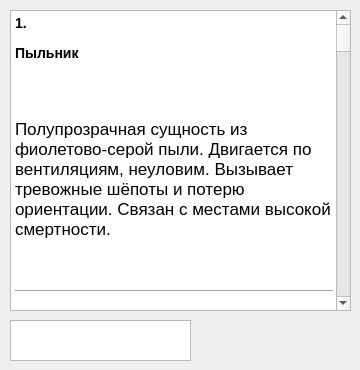
   <widget class="QWidget" name="Location">
    <attribute name="title">
     <string>Location</string>
    </attribute>
    <widget class="QTextEdit" name="textEdit_3">
     <property name="geometry">
      <rect>
       <x>10</x>
       <y>320</y>
       <width>181</width>
       <height>41</height>
      </rect>
     </property>
    </widget>
    <widget class="QTextEdit" name="textEdit_4">
     <property name="geometry">
      <rect>
       <x>10</x>
       <y>10</y>
       <width>341</width>
       <height>301</height>
      </rect>
     </property>
     <property name="html">
      <string>&lt;!DOCTYPE HTML PUBLIC &quot;-//W3C//DTD HTML 4.0//EN&quot; &quot;http://www.w3.org/TR/REC-html40/strict.dtd&quot;&gt;
&lt;html&gt;&lt;head&gt;&lt;meta name=&quot;qrichtext&quot; content=&quot;1&quot; /&gt;&lt;meta charset=&quot;utf-8&quot; /&gt;&lt;style type=&quot;text/css&quot;&gt;
p, li { white-space: pre-wrap; }
hr { height: 1px; border-width: 0; }
li.unchecked::marker { content: &quot;\2610&quot;; }
li.checked::marker { content: &quot;\2612&quot;; }
&lt;/style&gt;&lt;/head&gt;&lt;body style=&quot; font-family:'Segoe UI'; font-size:9pt; font-weight:400; font-style:normal;&quot;&gt;
&lt;h3 style=&quot; margin-top:14px; margin-bottom:12px; margin-left:0px; margin-right:0px; -qt-block-indent:0; text-indent:0px;&quot;&gt;&lt;span style=&quot; font-family:'.AppleSystemUIFont'; font-size:13pt; font-weight:700;&quot;&gt;1. &lt;/span&gt;&lt;/h3&gt;
&lt;h3 style=&quot; margin-top:14px; margin-bottom:12px; margin-left:0px; margin-right:0px; -qt-block-indent:0; text-indent:0px;&quot;&gt;&lt;span style=&quot; font-family:'.AppleSystemUIFont'; font-size:13pt; font-weight:700;&quot;&gt;Пыльник&lt;/span&gt;&lt;/h3&gt;
&lt;p style=&quot; margin-top:12px; margin-bottom:12px; margin-left:0px; margin-right:0px; -qt-block-indent:0; text-indent:0px;&quot;&gt;&lt;span style=&quot; font-family:'.AppleSystemUIFont'; font-size:13pt;&quot;&gt;&lt;br /&gt;&lt;/span&gt;&lt;/p&gt;
&lt;p style=&quot; margin-top:12px; margin-bottom:12px; margin-left:0px; margin-right:0px; -qt-block-indent:0; text-indent:0px;&quot;&gt;&lt;span style=&quot; font-family:'.AppleSystemUIFont'; font-size:13pt;&quot;&gt;Полупрозрачная сущность из фиолетово-серой пыли. Двигается по вентиляциям, неуловим. Вызывает тревожные шёпоты и потерю ориентации. Связан с местами высокой смертности.&lt;/span&gt;&lt;/p&gt;
&lt;p style=&quot;-qt-paragraph-type:empty; margin-top:12px; margin-bottom:12px; margin-left:0px; margin-right:0px; -qt-block-indent:0; text-indent:0px; font-family:'.AppleSystemUIFont'; font-size:13pt;&quot;&gt;&lt;br /&gt;&lt;/p&gt;
&lt;hr /&gt;
&lt;h3 style=&quot; margin-top:14px; margin-bottom:12px; margin-left:0px; margin-right:0px; -qt-block-indent:0; text-indent:0px;&quot;&gt;&lt;span style=&quot; font-family:'.AppleSystemUIFont'; font-size:13pt; font-weight:700;&quot;&gt;2. &lt;/span&gt;&lt;/h3&gt;
&lt;h3 style=&quot; margin-top:14px; margin-bottom:12px; margin-left:0px; margin-right:0px; -qt-block-indent:0; text-indent:0px;&quot;&gt;&lt;span style=&quot; font-family:'.AppleSystemUIFont'; font-size:13pt; font-weight:700;&quot;&gt;Масочники&lt;/span&gt;&lt;/h3&gt;
&lt;p style=&quot; margin-top:12px; margin-bottom:12px; margin-left:0px; margin-right:0px; -qt-block-indent:0; text-indent:0px;&quot;&gt;&lt;span style=&quot; font-family:'.AppleSystemUIFont'; font-size:13pt;&quot;&gt;&lt;br /&gt;&lt;/span&gt;&lt;/p&gt;
&lt;p style=&quot; margin-top:12px; margin-bottom:12px; margin-left:0px; margin-right:0px; -qt-block-indent:0; text-indent:0px;&quot;&gt;&lt;span style=&quot; font-family:'.AppleSystemUIFont'; font-size:13pt;&quot;&gt;Фигуры в театральных масках. Ходят ночами по запечатанным этажам. Кто вступает в контакт — рискует потерять личность. Поведение похоже на ритуальные танцы.&lt;/span&gt;&lt;/p&gt;
&lt;p style=&quot;-qt-paragraph-type:empty; margin-top:12px; margin-bottom:12px; margin-left:0px; margin-right:0px; -qt-block-indent:0; text-indent:0px; font-family:'.AppleSystemUIFont'; font-size:13pt;&quot;&gt;&lt;br /&gt;&lt;/p&gt;
&lt;hr /&gt;
&lt;h3 style=&quot; margin-top:14px; margin-bottom:12px; margin-left:0px; margin-right:0px; -qt-block-indent:0; text-indent:0px;&quot;&gt;&lt;span style=&quot; font-family:'.AppleSystemUIFont'; font-size:13pt; font-weight:700;&quot;&gt;3. &lt;/span&gt;&lt;/h3&gt;
&lt;h3 style=&quot; margin-top:14px; margin-bottom:12px; margin-left:0px; margin-right:0px; -qt-block-indent:0; text-indent:0px;&quot;&gt;&lt;span style=&quot; font-family:'.AppleSystemUIFont'; font-size:13pt; font-weight:700;&quot;&gt;Ходячая Книга&lt;/span&gt;&lt;/h3&gt;
&lt;p style=&quot; margin-top:12px; margin-bottom:12px; margin-left:0px; margin-right:0px; -qt-block-indent:0; text-indent:0px;&quot;&gt;&lt;span style=&quot; font-family:'.AppleSystemUIFont'; font-size:13pt;&quot;&gt;&lt;br /&gt;&lt;/span&gt;&lt;/p&gt;
&lt;p style=&quot; margin-top:12px; margin-bottom:12px; margin-left:0px; margin-right:0px; -qt-block-indent:0; text-indent:0px;&quot;&gt;&lt;span style=&quot; font-family:'.AppleSystemUIFont'; font-size:13pt;&quot;&gt;Появляется в квартирах, исчезает через день. Кто читает — пропадает. Страницы заполняются именами жертв. Вероятно, создана Самосбором как ловушка.&lt;/span&gt;&lt;/p&gt;
&lt;p style=&quot;-qt-paragraph-type:empty; margin-top:12px; margin-bottom:12px; margin-left:0px; margin-right:0px; -qt-block-indent:0; text-indent:0px; font-family:'.AppleSystemUIFont'; font-size:13pt;&quot;&gt;&lt;br /&gt;&lt;/p&gt;
&lt;hr /&gt;
&lt;h3 style=&quot; margin-top:14px; margin-bottom:12px; margin-left:0px; margin-right:0px; -qt-block-indent:0; text-indent:0px;&quot;&gt;&lt;span style=&quot; font-family:'.AppleSystemUIFont'; font-size:13pt; font-weight:700;&quot;&gt;4. &lt;/span&gt;&lt;/h3&gt;
&lt;h3 style=&quot; margin-top:14px; margin-bottom:12px; margin-left:0px; margin-right:0px; -qt-block-indent:0; text-indent:0px;&quot;&gt;&lt;span style=&quot; font-family:'.AppleSystemUIFont'; font-size:13pt; font-weight:700;&quot;&gt;Псевдодвери&lt;/span&gt;&lt;/h3&gt;
&lt;p style=&quot; margin-top:12px; margin-bottom:12px; margin-left:0px; margin-right:0px; -qt-block-indent:0; text-indent:0px;&quot;&gt;&lt;span style=&quot; font-family:'.AppleSystemUIFont'; font-size:13pt;&quot;&gt;&lt;br /&gt;&lt;/span&gt;&lt;/p&gt;
&lt;p style=&quot; margin-top:12px; margin-bottom:12px; margin-left:0px; margin-right:0px; -qt-block-indent:0; text-indent:0px;&quot;&gt;&lt;span style=&quot; font-family:'.AppleSystemUIFont'; font-size:13pt;&quot;&gt;Двери, ведущие каждый раз в разные места: от пустых коридоров до чернильной темноты. Иногда “живые”, могут “закрыть” за путником путь обратно.&lt;/span&gt;&lt;/p&gt;
&lt;p style=&quot;-qt-paragraph-type:empty; margin-top:12px; margin-bottom:12px; margin-left:0px; margin-right:0px; -qt-block-indent:0; text-indent:0px; font-family:'.AppleSystemUIFont'; font-size:13pt;&quot;&gt;&lt;br /&gt;&lt;/p&gt;
&lt;hr /&gt;
&lt;h3 style=&quot; margin-top:14px; margin-bottom:12px; margin-left:0px; margin-right:0px; -qt-block-indent:0; text-indent:0px;&quot;&gt;&lt;span style=&quot; font-family:'.AppleSystemUIFont'; font-size:13pt; font-weight:700;&quot;&gt;5. &lt;/span&gt;&lt;/h3&gt;
&lt;h3 style=&quot; margin-top:14px; margin-bottom:12px; margin-left:0px; margin-right:0px; -qt-block-indent:0; text-indent:0px;&quot;&gt;&lt;span style=&quot; font-family:'.AppleSystemUIFont'; font-size:13pt; font-weight:700;&quot;&gt;Сетевой&lt;/span&gt;&lt;/h3&gt;
&lt;p style=&quot; margin-top:12px; margin-bottom:12px; margin-left:0px; margin-right:0px; -qt-block-indent:0; text-indent:0px;&quot;&gt;&lt;span style=&quot; font-family:'.AppleSystemUIFont'; font-size:13pt;&quot;&gt;&lt;br /&gt;&lt;/span&gt;&lt;/p&gt;
&lt;p style=&quot; margin-top:12px; margin-bottom:12px; margin-left:0px; margin-right:0px; -qt-block-indent:0; text-indent:0px;&quot;&gt;&lt;span style=&quot; font-family:'.AppleSystemUIFont'; font-size:13pt;&quot;&gt;Существо, сросшееся с системой вещания. Контролирует динамики, свет, сигнал тревоги. Может говорить голосом умерших. Предположительно, это остаток сознания бывшего диктора.&lt;/span&gt;&lt;/p&gt;
&lt;p style=&quot;-qt-paragraph-type:empty; margin-top:12px; margin-bottom:12px; margin-left:0px; margin-right:0px; -qt-block-indent:0; text-indent:0px; font-family:'.AppleSystemUIFont'; font-size:13pt;&quot;&gt;&lt;br /&gt;&lt;/p&gt;
&lt;hr /&gt;
&lt;h3 style=&quot; margin-top:14px; margin-bottom:12px; margin-left:0px; margin-right:0px; -qt-block-indent:0; text-indent:0px;&quot;&gt;&lt;span style=&quot; font-family:'.AppleSystemUIFont'; font-size:13pt; font-weight:700;&quot;&gt;6. &lt;/span&gt;&lt;/h3&gt;
&lt;h3 style=&quot; margin-top:14px; margin-bottom:12px; margin-left:0px; margin-right:0px; -qt-block-indent:0; text-indent:0px;&quot;&gt;&lt;span style=&quot; font-family:'.AppleSystemUIFont'; font-size:13pt; font-weight:700;&quot;&gt;Прожорливый Узел&lt;/span&gt;&lt;/h3&gt;
&lt;p style=&quot; margin-top:12px; margin-bottom:12px; margin-left:0px; margin-right:0px; -qt-block-indent:0; text-indent:0px;&quot;&gt;&lt;span style=&quot; font-family:'.AppleSystemUIFont'; font-size:13pt;&quot;&gt;&lt;br /&gt;&lt;/span&gt;&lt;/p&gt;
&lt;p style=&quot; margin-top:12px; margin-bottom:12px; margin-left:0px; margin-right:0px; -qt-block-indent:0; text-indent:0px;&quot;&gt;&lt;span style=&quot; font-family:'.AppleSystemUIFont'; font-size:13pt;&quot;&gt;Аномальная труба или узел коммуникаций, которая затягивает всё живое. Появляется в техпомещениях. Пищит, стонет, будто живая. Может быть паразитом на теле Гигахрущёвки.&lt;/span&gt;&lt;/p&gt;
&lt;p style=&quot;-qt-paragraph-type:empty; margin-top:12px; margin-bottom:12px; margin-left:0px; margin-right:0px; -qt-block-indent:0; text-indent:0px; font-family:'.AppleSystemUIFont'; font-size:13pt;&quot;&gt;&lt;br /&gt;&lt;/p&gt;
&lt;hr /&gt;
&lt;h3 style=&quot; margin-top:14px; margin-bottom:12px; margin-left:0px; margin-right:0px; -qt-block-indent:0; text-indent:0px;&quot;&gt;&lt;span style=&quot; font-family:'.AppleSystemUIFont'; font-size:13pt; font-weight:700;&quot;&gt;7. &lt;/span&gt;&lt;/h3&gt;
&lt;h3 style=&quot; margin-top:14px; margin-bottom:12px; margin-left:0px; margin-right:0px; -qt-block-indent:0; text-indent:0px;&quot;&gt;&lt;span style=&quot; font-family:'.AppleSystemUIFont'; font-size:13pt; font-weight:700;&quot;&gt;Тень Самосбора&lt;/span&gt;&lt;/h3&gt;
&lt;p style=&quot; margin-top:12px; margin-bottom:12px; margin-left:0px; margin-right:0px; -qt-block-indent:0; text-indent:0px;&quot;&gt;&lt;span style=&quot; font-family:'.AppleSystemUIFont'; font-size:13pt;&quot;&gt;&lt;br /&gt;&lt;/span&gt;&lt;/p&gt;
&lt;p style=&quot; margin-top:12px; margin-bottom:12px; margin-left:0px; margin-right:0px; -qt-block-indent:0; text-indent:0px;&quot;&gt;&lt;span style=&quot; font-family:'.AppleSystemUIFont'; font-size:13pt;&quot;&gt;Силуэт погибшего, повторяющий последние действия. Неопасен напрямую, но может вызвать психологический срыв. Иногда они “смотрят в ответ”…&lt;/span&gt;&lt;/p&gt;
&lt;p style=&quot;-qt-paragraph-type:empty; margin-top:12px; margin-bottom:12px; margin-left:0px; margin-right:0px; -qt-block-indent:0; text-indent:0px; font-family:'.AppleSystemUIFont'; font-size:13pt;&quot;&gt;&lt;br /&gt;&lt;/p&gt;
&lt;hr /&gt;
&lt;h3 style=&quot; margin-top:14px; margin-bottom:12px; margin-left:0px; margin-right:0px; -qt-block-indent:0; text-indent:0px;&quot;&gt;&lt;span style=&quot; font-family:'.AppleSystemUIFont'; font-size:13pt; font-weight:700;&quot;&gt;8. &lt;/span&gt;&lt;/h3&gt;
&lt;h3 style=&quot; margin-top:14px; margin-bottom:12px; margin-left:0px; margin-right:0px; -qt-block-indent:0; text-indent:0px;&quot;&gt;&lt;span style=&quot; font-family:'.AppleSystemUIFont'; font-size:13pt; font-weight:700;&quot;&gt;Памятный Эфир&lt;/span&gt;&lt;/h3&gt;
&lt;p style=&quot; margin-top:12px; margin-bottom:12px; margin-left:0px; margin-right:0px; -qt-block-indent:0; text-indent:0px;&quot;&gt;&lt;span style=&quot; font-family:'.AppleSystemUIFont'; font-size:13pt;&quot;&gt;&lt;br /&gt;&lt;/span&gt;&lt;/p&gt;
&lt;p style=&quot; margin-top:12px; margin-bottom:12px; margin-left:0px; margin-right:0px; -qt-block-indent:0; text-indent:0px;&quot;&gt;&lt;span style=&quot; font-family:'.AppleSystemUIFont'; font-size:13pt;&quot;&gt;Телевизионные передачи с участием давно умерших. Появляются без источника сигнала. Слушание может вызвать потерю памяти, галлюцинации, сомнамбулизм.&lt;/span&gt;&lt;/p&gt;
&lt;p style=&quot;-qt-paragraph-type:empty; margin-top:12px; margin-bottom:12px; margin-left:0px; margin-right:0px; -qt-block-indent:0; text-indent:0px; font-family:'.AppleSystemUIFont'; font-size:13pt;&quot;&gt;&lt;br /&gt;&lt;/p&gt;
&lt;hr /&gt;
&lt;h3 style=&quot; margin-top:14px; margin-bottom:12px; margin-left:0px; margin-right:0px; -qt-block-indent:0; text-indent:0px;&quot;&gt;&lt;span style=&quot; font-family:'.AppleSystemUIFont'; font-size:13pt; font-weight:700;&quot;&gt;9. &lt;/span&gt;&lt;/h3&gt;
&lt;h3 style=&quot; margin-top:14px; margin-bottom:12px; margin-left:0px; margin-right:0px; -qt-block-indent:0; text-indent:0px;&quot;&gt;&lt;span style=&quot; font-family:'.AppleSystemUIFont'; font-size:13pt; font-weight:700;&quot;&gt;Отражатель&lt;/span&gt;&lt;/h3&gt;
&lt;p style=&quot; margin-top:12px; margin-bottom:12px; margin-left:0px; margin-right:0px; -qt-block-indent:0; text-indent:0px;&quot;&gt;&lt;span style=&quot; font-family:'.AppleSystemUIFont'; font-size:13pt;&quot;&gt;&lt;br /&gt;&lt;/span&gt;&lt;/p&gt;
&lt;p style=&quot; margin-top:12px; margin-bottom:12px; margin-left:0px; margin-right:0px; -qt-block-indent:0; text-indent:0px;&quot;&gt;&lt;span style=&quot; font-family:'.AppleSystemUIFont'; font-size:13pt;&quot;&gt;Создаёт двойника человека, обычно ликвидатора. Повторяет речь и движения, но с временным запозданием. Иногда пытается “заменить” оригинал.&lt;/span&gt;&lt;/p&gt;
&lt;p style=&quot;-qt-paragraph-type:empty; margin-top:12px; margin-bottom:12px; margin-left:0px; margin-right:0px; -qt-block-indent:0; text-indent:0px; font-family:'.AppleSystemUIFont'; font-size:13pt;&quot;&gt;&lt;br /&gt;&lt;/p&gt;
&lt;hr /&gt;
&lt;h3 style=&quot; margin-top:14px; margin-bottom:12px; margin-left:0px; margin-right:0px; -qt-block-indent:0; text-indent:0px;&quot;&gt;&lt;span style=&quot; font-family:'.AppleSystemUIFont'; font-size:13pt; font-weight:700;&quot;&gt;10. &lt;/span&gt;&lt;/h3&gt;
&lt;h3 style=&quot; margin-top:14px; margin-bottom:12px; margin-left:0px; margin-right:0px; -qt-block-indent:0; text-indent:0px;&quot;&gt;&lt;span style=&quot; font-family:'.AppleSystemUIFont'; font-size:13pt; font-weight:700;&quot;&gt;Шаркающий&lt;/span&gt;&lt;/h3&gt;
&lt;p style=&quot; margin-top:12px; margin-bottom:12px; margin-left:0px; margin-right:0px; -qt-block-indent:0; text-indent:0px;&quot;&gt;&lt;span style=&quot; font-family:'.AppleSystemUIFont'; font-size:13pt;&quot;&gt;&lt;br /&gt;&lt;/span&gt;&lt;/p&gt;
&lt;p style=&quot; margin-top:12px; margin-bottom:12px; margin-left:0px; margin-right:0px; -qt-block-indent:0; text-indent:0px;&quot;&gt;&lt;span style=&quot; font-family:'.AppleSystemUIFont'; font-size:13pt;&quot;&gt;Невидимый хищник, существующий только как звук: шаги, скрежет. Преследует одиночек. Те, кто слышал его близко, исчезают. Встречается чаще в старых лестничных клетках.&lt;/span&gt;&lt;/p&gt;
&lt;p style=&quot;-qt-paragraph-type:empty; margin-top:12px; margin-bottom:12px; margin-left:0px; margin-right:0px; -qt-block-indent:0; text-indent:0px; font-family:'.AppleSystemUIFont'; font-size:13pt;&quot;&gt;&lt;br /&gt;&lt;/p&gt;
&lt;hr /&gt;
&lt;h3 style=&quot; margin-top:14px; margin-bottom:12px; margin-left:0px; margin-right:0px; -qt-block-indent:0; text-indent:0px;&quot;&gt;&lt;span style=&quot; font-family:'.AppleSystemUIFont'; font-size:13pt; font-weight:700;&quot;&gt;11. &lt;/span&gt;&lt;/h3&gt;
&lt;h3 style=&quot; margin-top:14px; margin-bottom:12px; margin-left:0px; margin-right:0px; -qt-block-indent:0; text-indent:0px;&quot;&gt;&lt;span style=&quot; font-family:'.AppleSystemUIFont'; font-size:13pt; font-weight:700;&quot;&gt;Паутина Имен&lt;/span&gt;&lt;/h3&gt;
&lt;p style=&quot; margin-top:12px; margin-bottom:12px; margin-left:0px; margin-right:0px; -qt-block-indent:0; text-indent:0px;&quot;&gt;&lt;span style=&quot; font-family:'.AppleSystemUIFont'; font-size:13pt;&quot;&gt;&lt;br /&gt;&lt;/span&gt;&lt;/p&gt;
&lt;p style=&quot; margin-top:12px; margin-bottom:12px; margin-left:0px; margin-right:0px; -qt-block-indent:0; text-indent:0px;&quot;&gt;&lt;span style=&quot; font-family:'.AppleSystemUIFont'; font-size:13pt;&quot;&gt;Малозаметная сеть на потолках квартир. В ней — вплетённые бумажки с чужими именами. Если заденешь — можешь забыть своё имя. И чем дольше забыто — тем сильнее привязан к Гигахрущёвке.&lt;/span&gt;&lt;/p&gt;
&lt;p style=&quot;-qt-paragraph-type:empty; margin-top:12px; margin-bottom:12px; margin-left:0px; margin-right:0px; -qt-block-indent:0; text-indent:0px; font-family:'.AppleSystemUIFont'; font-size:13pt;&quot;&gt;&lt;br /&gt;&lt;/p&gt;
&lt;hr /&gt;
&lt;h3 style=&quot; margin-top:14px; margin-bottom:12px; margin-left:0px; margin-right:0px; -qt-block-indent:0; text-indent:0px;&quot;&gt;&lt;span style=&quot; font-family:'.AppleSystemUIFont'; font-size:13pt; font-weight:700;&quot;&gt;12. &lt;/span&gt;&lt;/h3&gt;
&lt;h3 style=&quot; margin-top:14px; margin-bottom:12px; margin-left:0px; margin-right:0px; -qt-block-indent:0; text-indent:0px;&quot;&gt;&lt;span style=&quot; font-family:'.AppleSystemUIFont'; font-size:13pt; font-weight:700;&quot;&gt;Пыльные Глаза&lt;/span&gt;&lt;/h3&gt;
&lt;p style=&quot; margin-top:12px; margin-bottom:12px; margin-left:0px; margin-right:0px; -qt-block-indent:0; text-indent:0px;&quot;&gt;&lt;span style=&quot; font-family:'.AppleSystemUIFont'; font-size:13pt;&quot;&gt;&lt;br /&gt;&lt;/span&gt;&lt;/p&gt;
&lt;p style=&quot; margin-top:12px; margin-bottom:12px; margin-left:0px; margin-right:0px; -qt-block-indent:0; text-indent:0px;&quot;&gt;&lt;span style=&quot; font-family:'.AppleSystemUIFont'; font-size:13pt;&quot;&gt;Парящие глазные яблоки в пыли. Следят за жильцами, остаются неподвижными. Иногда моргают. Кто встретится взглядом — потом не может спать, слышит “наблюдение”.&lt;/span&gt;&lt;/p&gt;
&lt;p style=&quot;-qt-paragraph-type:empty; margin-top:12px; margin-bottom:12px; margin-left:0px; margin-right:0px; -qt-block-indent:0; text-indent:0px; font-family:'.AppleSystemUIFont'; font-size:13pt;&quot;&gt;&lt;br /&gt;&lt;/p&gt;
&lt;hr /&gt;
&lt;h3 style=&quot; margin-top:14px; margin-bottom:12px; margin-left:0px; margin-right:0px; -qt-block-indent:0; text-indent:0px;&quot;&gt;&lt;span style=&quot; font-family:'.AppleSystemUIFont'; font-size:13pt; font-weight:700;&quot;&gt;13. &lt;/span&gt;&lt;/h3&gt;
&lt;h3 style=&quot; margin-top:14px; margin-bottom:12px; margin-left:0px; margin-right:0px; -qt-block-indent:0; text-indent:0px;&quot;&gt;&lt;span style=&quot; font-family:'.AppleSystemUIFont'; font-size:13pt; font-weight:700;&quot;&gt;Речевой Петлитель&lt;/span&gt;&lt;/h3&gt;
&lt;p style=&quot; margin-top:12px; margin-bottom:12px; margin-left:0px; margin-right:0px; -qt-block-indent:0; text-indent:0px;&quot;&gt;&lt;span style=&quot; font-family:'.AppleSystemUIFont'; font-size:13pt;&quot;&gt;&lt;br /&gt;&lt;/span&gt;&lt;/p&gt;
&lt;p style=&quot; margin-top:12px; margin-bottom:12px; margin-left:0px; margin-right:0px; -qt-block-indent:0; text-indent:0px;&quot;&gt;&lt;span style=&quot; font-family:'.AppleSystemUIFont'; font-size:13pt;&quot;&gt;Аномалия в громкоговорителях. Повторяет услышанные фразы, но с искажением смысла. Чем чаще слышишь, тем больше меняется восприятие реальности.&lt;/span&gt;&lt;/p&gt;
&lt;p style=&quot;-qt-paragraph-type:empty; margin-top:12px; margin-bottom:12px; margin-left:0px; margin-right:0px; -qt-block-indent:0; text-indent:0px; font-family:'.AppleSystemUIFont'; font-size:13pt;&quot;&gt;&lt;br /&gt;&lt;/p&gt;
&lt;hr /&gt;
&lt;h3 style=&quot; margin-top:14px; margin-bottom:12px; margin-left:0px; margin-right:0px; -qt-block-indent:0; text-indent:0px;&quot;&gt;&lt;span style=&quot; font-family:'.AppleSystemUIFont'; font-size:13pt; font-weight:700;&quot;&gt;14. &lt;/span&gt;&lt;/h3&gt;
&lt;h3 style=&quot; margin-top:14px; margin-bottom:12px; margin-left:0px; margin-right:0px; -qt-block-indent:0; text-indent:0px;&quot;&gt;&lt;span style=&quot; font-family:'.AppleSystemUIFont'; font-size:13pt; font-weight:700;&quot;&gt;Голодная Плёнка&lt;/span&gt;&lt;/h3&gt;
&lt;p style=&quot; margin-top:12px; margin-bottom:12px; margin-left:0px; margin-right:0px; -qt-block-indent:0; text-indent:0px;&quot;&gt;&lt;span style=&quot; font-family:'.AppleSystemUIFont'; font-size:13pt;&quot;&gt;&lt;br /&gt;&lt;/span&gt;&lt;/p&gt;
&lt;p style=&quot; margin-top:12px; margin-bottom:12px; margin-left:0px; margin-right:0px; -qt-block-indent:0; text-indent:0px;&quot;&gt;&lt;span style=&quot; font-family:'.AppleSystemUIFont'; font-size:13pt;&quot;&gt;Фрагмент плёнки (кино или аудио), появляющийся в квартирах. Если включить — вызывает дежавю, затем потерю чувств, затем “запись поверх разума”. После этого — персонаж может начать вести себя как кто-то другой.&lt;/span&gt;&lt;/p&gt;
&lt;p style=&quot;-qt-paragraph-type:empty; margin-top:12px; margin-bottom:12px; margin-left:0px; margin-right:0px; -qt-block-indent:0; text-indent:0px; font-family:'.AppleSystemUIFont'; font-size:13pt;&quot;&gt;&lt;br /&gt;&lt;/p&gt;
&lt;hr /&gt;
&lt;h3 style=&quot; margin-top:14px; margin-bottom:12px; margin-left:0px; margin-right:0px; -qt-block-indent:0; text-indent:0px;&quot;&gt;&lt;span style=&quot; font-family:'.AppleSystemUIFont'; font-size:13pt; font-weight:700;&quot;&gt;15. &lt;/span&gt;&lt;/h3&gt;
&lt;h3 style=&quot; margin-top:14px; margin-bottom:12px; margin-left:0px; margin-right:0px; -qt-block-indent:0; text-indent:0px;&quot;&gt;&lt;span style=&quot; font-family:'.AppleSystemUIFont'; font-size:13pt; font-weight:700;&quot;&gt;Неправильный Ликвидатор&lt;/span&gt;&lt;/h3&gt;
&lt;p style=&quot; margin-top:12px; margin-bottom:12px; margin-left:0px; margin-right:0px; -qt-block-indent:0; text-indent:0px;&quot;&gt;&lt;span style=&quot; font-family:'.AppleSystemUIFont'; font-size:13pt;&quot;&gt;&lt;br /&gt;&lt;/span&gt;&lt;/p&gt;
&lt;p style=&quot; margin-top:12px; margin-bottom:12px; margin-left:0px; margin-right:0px; -qt-block-indent:0; text-indent:0px;&quot;&gt;&lt;span style=&quot; font-family:'.AppleSystemUIFont'; font-size:13pt;&quot;&gt;Фигура в униформе, не зарегистрированная ни в одном отряде. Повторяет голос знакомого, но с ошибками в речи. Всегда появляется рядом с местами активного Самосбора.&lt;/span&gt;&lt;/p&gt;
&lt;p style=&quot;-qt-paragraph-type:empty; margin-top:12px; margin-bottom:12px; margin-left:0px; margin-right:0px; -qt-block-indent:0; text-indent:0px; font-family:'.AppleSystemUIFont'; font-size:13pt;&quot;&gt;&lt;br /&gt;&lt;/p&gt;
&lt;hr /&gt;
&lt;h3 style=&quot; margin-top:14px; margin-bottom:12px; margin-left:0px; margin-right:0px; -qt-block-indent:0; text-indent:0px;&quot;&gt;&lt;span style=&quot; font-family:'.AppleSystemUIFont'; font-size:13pt; font-weight:700;&quot;&gt;16. &lt;/span&gt;&lt;/h3&gt;
&lt;h3 style=&quot; margin-top:14px; margin-bottom:12px; margin-left:0px; margin-right:0px; -qt-block-indent:0; text-indent:0px;&quot;&gt;&lt;span style=&quot; font-family:'.AppleSystemUIFont'; font-size:13pt; font-weight:700;&quot;&gt;Улыбающийся Угол&lt;/span&gt;&lt;/h3&gt;
&lt;p style=&quot; margin-top:12px; margin-bottom:12px; margin-left:0px; margin-right:0px; -qt-block-indent:0; text-indent:0px;&quot;&gt;&lt;span style=&quot; font-family:'.AppleSystemUIFont'; font-size:13pt;&quot;&gt;&lt;br /&gt;&lt;/span&gt;&lt;/p&gt;
&lt;p style=&quot; margin-top:12px; margin-bottom:12px; margin-left:0px; margin-right:0px; -qt-block-indent:0; text-indent:0px;&quot;&gt;&lt;span style=&quot; font-family:'.AppleSystemUIFont'; font-size:13pt;&quot;&gt;Один из углов в старой квартире “улыбается” — штукатурка образует подобие рта. Иногда шепчет советы. Сначала помогает… потом требует. Те, кто слушает — теряют связь с реальностью.&lt;/span&gt;&lt;/p&gt;
&lt;p style=&quot;-qt-paragraph-type:empty; margin-top:12px; margin-bottom:12px; margin-left:0px; margin-right:0px; -qt-block-indent:0; text-indent:0px; font-family:'.AppleSystemUIFont'; font-size:13pt;&quot;&gt;&lt;br /&gt;&lt;/p&gt;
&lt;hr /&gt;
&lt;h3 style=&quot; margin-top:14px; margin-bottom:12px; margin-left:0px; margin-right:0px; -qt-block-indent:0; text-indent:0px;&quot;&gt;&lt;span style=&quot; font-family:'.AppleSystemUIFont'; font-size:13pt; font-weight:700;&quot;&gt;17. &lt;/span&gt;&lt;/h3&gt;
&lt;h3 style=&quot; margin-top:14px; margin-bottom:12px; margin-left:0px; margin-right:0px; -qt-block-indent:0; text-indent:0px;&quot;&gt;&lt;span style=&quot; font-family:'.AppleSystemUIFont'; font-size:13pt; font-weight:700;&quot;&gt;Механик-Паразит&lt;/span&gt;&lt;/h3&gt;
&lt;p style=&quot; margin-top:12px; margin-bottom:12px; margin-left:0px; margin-right:0px; -qt-block-indent:0; text-indent:0px;&quot;&gt;&lt;span style=&quot; font-family:'.AppleSystemUIFont'; font-size:13pt;&quot;&gt;&lt;br /&gt;&lt;/span&gt;&lt;/p&gt;
&lt;p style=&quot; margin-top:12px; margin-bottom:12px; margin-left:0px; margin-right:0px; -qt-block-indent:0; text-indent:0px;&quot;&gt;&lt;span style=&quot; font-family:'.AppleSystemUIFont'; font-size:13pt;&quot;&gt;Аномалия в образе рабочего. Пытается чинить сломанные предметы, но делает это “неправильно”: розетки начинают петь, чайники — говорить. Позже всё пространство “подстраивается” под его логику.&lt;/span&gt;&lt;/p&gt;
&lt;p style=&quot;-qt-paragraph-type:empty; margin-top:12px; margin-bottom:12px; margin-left:0px; margin-right:0px; -qt-block-indent:0; text-indent:0px; font-family:'.AppleSystemUIFont'; font-size:13pt;&quot;&gt;&lt;br /&gt;&lt;/p&gt;
&lt;hr /&gt;
&lt;h3 style=&quot; margin-top:14px; margin-bottom:12px; margin-left:0px; margin-right:0px; -qt-block-indent:0; text-indent:0px;&quot;&gt;&lt;span style=&quot; font-family:'.AppleSystemUIFont'; font-size:13pt; font-weight:700;&quot;&gt;18. &lt;/span&gt;&lt;/h3&gt;
&lt;h3 style=&quot; margin-top:14px; margin-bottom:12px; margin-left:0px; margin-right:0px; -qt-block-indent:0; text-indent:0px;&quot;&gt;&lt;span style=&quot; font-family:'.AppleSystemUIFont'; font-size:13pt; font-weight:700;&quot;&gt;Запертые Песни&lt;/span&gt;&lt;/h3&gt;
&lt;p style=&quot; margin-top:12px; margin-bottom:12px; margin-left:0px; margin-right:0px; -qt-block-indent:0; text-indent:0px;&quot;&gt;&lt;span style=&quot; font-family:'.AppleSystemUIFont'; font-size:13pt;&quot;&gt;&lt;br /&gt;&lt;/span&gt;&lt;/p&gt;
&lt;p style=&quot; margin-top:12px; margin-bottom:12px; margin-left:0px; margin-right:0px; -qt-block-indent:0; text-indent:0px;&quot;&gt;&lt;span style=&quot; font-family:'.AppleSystemUIFont'; font-size:13pt;&quot;&gt;Из старых кассет и радиоприёмников доносится одна и та же мелодия. Те, кто её напевает — не могут остановиться. Через несколько дней — исчезают. На стене остаётся “запись” их последней песни.&lt;/span&gt;&lt;/p&gt;
&lt;p style=&quot;-qt-paragraph-type:empty; margin-top:12px; margin-bottom:12px; margin-left:0px; margin-right:0px; -qt-block-indent:0; text-indent:0px; font-family:'.AppleSystemUIFont'; font-size:13pt;&quot;&gt;&lt;br /&gt;&lt;/p&gt;
&lt;hr /&gt;
&lt;h3 style=&quot; margin-top:14px; margin-bottom:12px; margin-left:0px; margin-right:0px; -qt-block-indent:0; text-indent:0px;&quot;&gt;&lt;span style=&quot; font-family:'.AppleSystemUIFont'; font-size:13pt; font-weight:700;&quot;&gt;19. &lt;/span&gt;&lt;/h3&gt;
&lt;h3 style=&quot; margin-top:14px; margin-bottom:12px; margin-left:0px; margin-right:0px; -qt-block-indent:0; text-indent:0px;&quot;&gt;&lt;span style=&quot; font-family:'.AppleSystemUIFont'; font-size:13pt; font-weight:700;&quot;&gt;Пепельник&lt;/span&gt;&lt;/h3&gt;
&lt;p style=&quot; margin-top:12px; margin-bottom:12px; margin-left:0px; margin-right:0px; -qt-block-indent:0; text-indent:0px;&quot;&gt;&lt;span style=&quot; font-family:'.AppleSystemUIFont'; font-size:13pt;&quot;&gt;&lt;br /&gt;&lt;/span&gt;&lt;/p&gt;
&lt;p style=&quot; margin-top:12px; margin-bottom:12px; margin-left:0px; margin-right:0px; -qt-block-indent:0; text-indent:0px;&quot;&gt;&lt;span style=&quot; font-family:'.AppleSystemUIFont'; font-size:13pt;&quot;&gt;Образ человека, вылепленный из пепла и пыли. Возникает при сожжении одежды, писем или фотографий погибших. Стоит неподвижно, иногда повторяет жесты ушедших.&lt;/span&gt;&lt;/p&gt;
&lt;p style=&quot;-qt-paragraph-type:empty; margin-top:12px; margin-bottom:12px; margin-left:0px; margin-right:0px; -qt-block-indent:0; text-indent:0px; font-family:'.AppleSystemUIFont'; font-size:13pt;&quot;&gt;&lt;br /&gt;&lt;/p&gt;
&lt;hr /&gt;
&lt;h3 style=&quot; margin-top:14px; margin-bottom:12px; margin-left:0px; margin-right:0px; -qt-block-indent:0; text-indent:0px;&quot;&gt;&lt;span style=&quot; font-family:'.AppleSystemUIFont'; font-size:13pt; font-weight:700;&quot;&gt;20. &lt;/span&gt;&lt;/h3&gt;
&lt;h3 style=&quot; margin-top:14px; margin-bottom:12px; margin-left:0px; margin-right:0px; -qt-block-indent:0; text-indent:0px;&quot;&gt;&lt;span style=&quot; font-family:'.AppleSystemUIFont'; font-size:13pt; font-weight:700;&quot;&gt;Коллектор Снов&lt;/span&gt;&lt;/h3&gt;
&lt;p style=&quot; margin-top:12px; margin-bottom:12px; margin-left:0px; margin-right:0px; -qt-block-indent:0; text-indent:0px;&quot;&gt;&lt;span style=&quot; font-family:'.AppleSystemUIFont'; font-size:13pt;&quot;&gt;&lt;br /&gt;&lt;/span&gt;&lt;/p&gt;
&lt;p style=&quot; margin-top:12px; margin-bottom:12px; margin-left:0px; margin-right:0px; -qt-block-indent:0; text-indent:0px;&quot;&gt;&lt;span style=&quot; font-family:'.AppleSystemUIFont'; font-size:13pt;&quot;&gt;Появляется ночью в образе знакомого. Просит “поделиться сном”. Те, кто соглашается — больше не видят снов вообще. Считается, что он “собирает образы” для Самосбора. &lt;/span&gt;&lt;/p&gt;&lt;/body&gt;&lt;/html&gt;</string>
     </property>
    </widget>
    <widget class="QPushButton" name="pushButton_3">
     <property name="geometry">
      <rect>
       <x>200</x>
       <y>320</y>
       <width>150</width>
       <height>40</height>
      </rect>
     </property>
     <property name="maximumSize">
      <size>
       <width>150</width>
       <height>40</height>
      </size>
     </property>
     <property name="styleSheet">
      <string notr="true">QPushButton {
        background: none;
        border:none;
        image: url(:/images/images/SS_PB_SMCW_Search.png);
    }
QPushButton:hover {
        image: url(:/images/images/SS_PB_SMCW_Search_hover.png);
}
QPushButton:pressed {
        image: url(:/images/images/SS_PB_SMCW_Search_push.png);
}</string>
     </property>
     <property name="text">
      <string/>
     </property>
    </widget>
   </widget>
